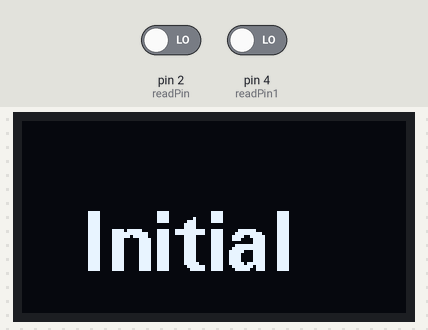
A sketch run on a simulated Arduino Uno, built with avr-gcc and run on an emulated ATmega328P. Shown: 128×64 one-colour display. The inputs (shaded band) are chosen by the test bench; at power-on: pin 2 (readPin) LOW, pin 4 (readPin1) LOW. What the sketch prints to the serial monitor is not drawn.

Above: at 1.2 s.
1.3 s: pin 2 (readPin) driven HIGH
At 2.6 s:
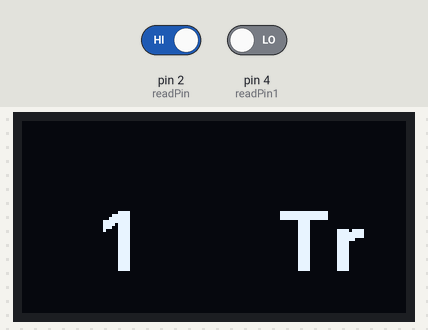
2.9 s: pin 4 (readPin1) driven HIGH
At 4.2 s:
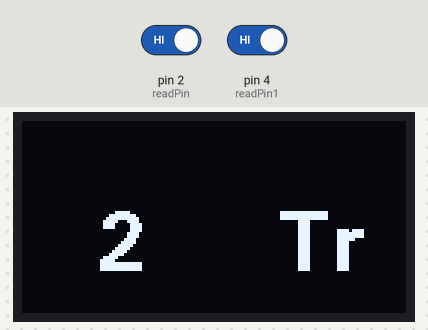
Timing chart, 0 to 5.9 s (numbered marks = the images above; inputs shaded):
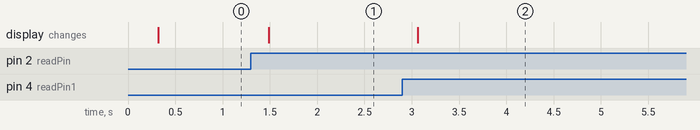

The sketch:

OLED_current_trial.ino
```cpp
#include "U8glib.h"                           //加载显示库文件
U8GLIB_SSD1306_128X64 u8g(13, 11, 10, 9, 8);  // SW SPI Com: SCK = 13, MOSI = 11, CS = 10, A0 = 9 RST = 8
const int readPin = 2;
const int readPin1 = 4;
int judge_l;
int judge_h;
int judge_l1;
int judge_h1;
int Trial_current = 0;
int Trial_initial = 1;
void setup() {
  pinMode(readPin, INPUT);
  pinMode(readPin1, INPUT);
  digitalWrite(readPin, LOW);
  digitalWrite(readPin1, LOW);
  judge_l = digitalRead(readPin);
  judge_h = digitalRead(readPin);
  judge_l1 = digitalRead(readPin1);
  judge_h1 = digitalRead(readPin1);
  Trial_current = 0;
  Trial_initial = 1;
  u8g.setFont(u8g_font_fub20);  //设置字体和自号，目前测试字号有fub14,17,20,30
  Serial.begin(115200);
}
void loop() {
  judge_h = digitalRead(readPin);
  judge_h1 = digitalRead(readPin1);
  delay(200);
  judge_h = digitalRead(readPin);
  judge_h1 = digitalRead(readPin1);
  if (Trial_initial) {  //是否是刚进入奖励区域
    Serial.println("initial");
    Trial_initial = 0;
    Trial_current = 0;
    u8g.firstPage();  //一下是显示实现部分
    do {
      u8g.setPrintPos(20, 50);  //显示的位置
      u8g.print("Initial");     //显示Trial字样
    } while (u8g.nextPage());
    delay(100);  //显示的时间间隔。
  }
  if ((judge_h == 1) && (judge_l == 0)){  //是否是刚进入奖励区域
    judge_l = judge_h;
    Trial_current += 1;
    char *log_trial=new char[32];
    sprintf(log_trial, "now_trial: %d, and h, h1, l, l1: %d, %d, %d, %d", Trial_current, judge_h, judge_h1, judge_l, judge_l1);
    Serial.println(log_trial);
    u8g.firstPage();  //一下是显示实现部分
    do {
      u8g.setPrintPos(25, 50);   //显示的位置
      u8g.print(Trial_current);  //显示变量i的值
      u8g.setPrintPos(85, 50);   //显示的位置
      u8g.print("Tr");           //显示Trial字样
    } while (u8g.nextPage());
    delay(100);  //显示的时间间隔。
  }
  if ((judge_h1 == 1) && (judge_l1 == 0)){  //是否是刚进入奖励区域

    judge_l1 = judge_h1;
    Trial_current += 1;
    char *log_trial=new char[32];
    sprintf(log_trial, "now_trial: %d, and h, h1, l, l1: %d, %d, %d, %d", Trial_current, judge_h, judge_h1, judge_l, judge_l1);
    Serial.println(log_trial);
    u8g.firstPage();  //一下是显示实现部分
    do {
      //u8g.setFont(u8g_font_fub30);//设置字体和自号，目前测试字号有fub14,17,20,30
      u8g.setPrintPos(25, 50);   //显示的位置
      u8g.print(Trial_current);  //显示变量i的值
      u8g.setPrintPos(85, 50);   //显示的位置
      u8g.print("Tr");           //显示Trial字样
    } while (u8g.nextPage());
    delay(100);  //显示的时间间隔。
  }
  if ((judge_h == 0) && (judge_l == 1)) {
    judge_l = judge_h;
  }
  if ((judge_h1 == 0) && (judge_l1 == 1)) {
    judge_l1 = judge_h1;
  }
}
```

Measured:
- after the input at 1.3 s, the display: changes after 0.19 s (image 1)
- after the input at 2.9 s, the display: changes after 0.16 s (image 2)
